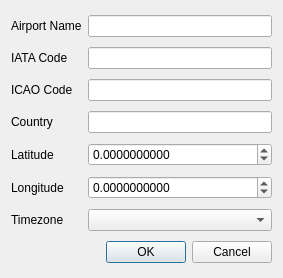
<?xml version="1.0" encoding="UTF-8"?>
<ui version="4.0">
 <class>AirportEntryEditDialog</class>
 <widget class="QDialog" name="AirportEntryEditDialog">
  <property name="geometry">
   <rect>
    <x>0</x>
    <y>0</y>
    <width>283</width>
    <height>278</height>
   </rect>
  </property>
  <property name="windowTitle">
   <string>Add New Airport</string>
  </property>
  <layout class="QGridLayout" name="gridLayout">
   <item row="9" column="1" colspan="2">
    <widget class="QDialogButtonBox" name="buttonBox">
     <property name="standardButtons">
      <set>QDialogButtonBox::StandardButton::Cancel|QDialogButtonBox::StandardButton::Ok</set>
     </property>
    </widget>
   </item>
   <item row="3" column="0">
    <widget class="QLabel" name="countryLabel">
     <property name="text">
      <string>Country</string>
     </property>
    </widget>
   </item>
   <item row="6" column="0">
    <widget class="QLabel" name="longitudeLabel">
     <property name="text">
      <string>Longitude</string>
     </property>
    </widget>
   </item>
   <item row="4" column="0">
    <widget class="QLabel" name="latitudeLabel">
     <property name="text">
      <string>Latitude</string>
     </property>
    </widget>
   </item>
   <item row="8" column="0">
    <widget class="QLabel" name="timezoneLabel">
     <property name="text">
      <string>Timezone</string>
     </property>
    </widget>
   </item>
   <item row="3" column="2">
    <widget class="QLineEdit" name="countryLineEdit"/>
   </item>
   <item row="1" column="2">
    <widget class="QLineEdit" name="iataLineEdit">
     <property name="maxLength">
      <number>3</number>
     </property>
    </widget>
   </item>
   <item row="8" column="2">
    <widget class="QComboBox" name="timeZoneComboBox"/>
   </item>
   <item row="2" column="0">
    <widget class="QLabel" name="icaoLabel">
     <property name="text">
      <string>ICAO Code</string>
     </property>
    </widget>
   </item>
   <item row="1" column="0">
    <widget class="QLabel" name="iataLabel">
     <property name="text">
      <string>IATA Code</string>
     </property>
    </widget>
   </item>
   <item row="0" column="2">
    <widget class="QLineEdit" name="nameLineEdit"/>
   </item>
   <item row="0" column="0" colspan="2">
    <widget class="QLabel" name="nameLabel">
     <property name="text">
      <string>Airport Name</string>
     </property>
    </widget>
   </item>
   <item row="2" column="2">
    <widget class="QLineEdit" name="icaoLineEdit">
     <property name="maxLength">
      <number>4</number>
     </property>
    </widget>
   </item>
   <item row="6" column="2">
    <widget class="QDoubleSpinBox" name="lonDoubleSpinBox">
     <property name="decimals">
      <number>10</number>
     </property>
     <property name="minimum">
      <double>-180.000000000000000</double>
     </property>
     <property name="maximum">
      <double>180.000000000000000</double>
     </property>
    </widget>
   </item>
   <item row="4" column="2">
    <widget class="QDoubleSpinBox" name="latDoubleSpinBox">
     <property name="decimals">
      <number>10</number>
     </property>
     <property name="minimum">
      <double>-90.000000000000000</double>
     </property>
     <property name="maximum">
      <double>90.000000000000000</double>
     </property>
    </widget>
   </item>
  </layout>
 </widget>
 <resources/>
 <connections/>
</ui>
